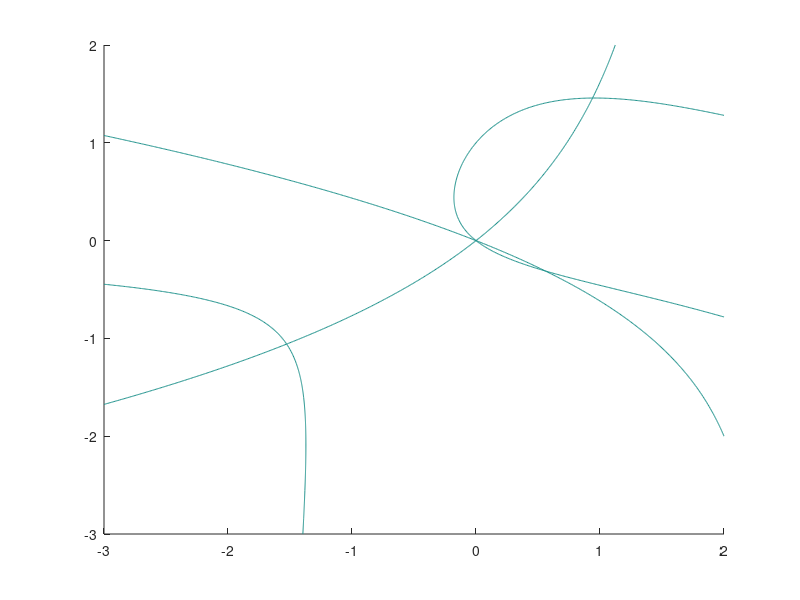

Recreate this plot in MATLAB.
theta = pi/(1+3) %length in radians
%f1 = 1e9 %frequency of 1GHz
%z3 =50
%b = (tan(theta))^2
%z1 = 38.6/50
%z2 =72.41/50
%theta = atan(sqrt(z1*z2/(2*z2^2-z1^2-z2^2*z1)))
%theta = 180*theta/pi
b = (tan(theta))^2
[Z1,Z2] = meshgrid(-3:0.01: 2,-3 :0.01 :2);
e1 =@(z1,z2) (2.*z2.^2-z1.^2-z2.^2.*z1).*b-z1.*z2 
e2 = @(z1,z2) 2.*(z2+z1+z1.*z2-z2.^2.*b)-z1.^2.*z2-z1.*z2.^2
f = @(z1,z2) e1(z1,z2)-e2(z1,z2)
E1 = e1(Z1,Z2);
F = f(Z1,Z2);
E2 =e2(Z1,Z2);
hold
contour(Z1,Z2,E1,[0,0])
contour(Z1,Z2,E2,[0,0])
%contour(Z1,Z2,F,[0,0])
%surf(Z1,Z2,F)
aa = e1(0.772,1.448)